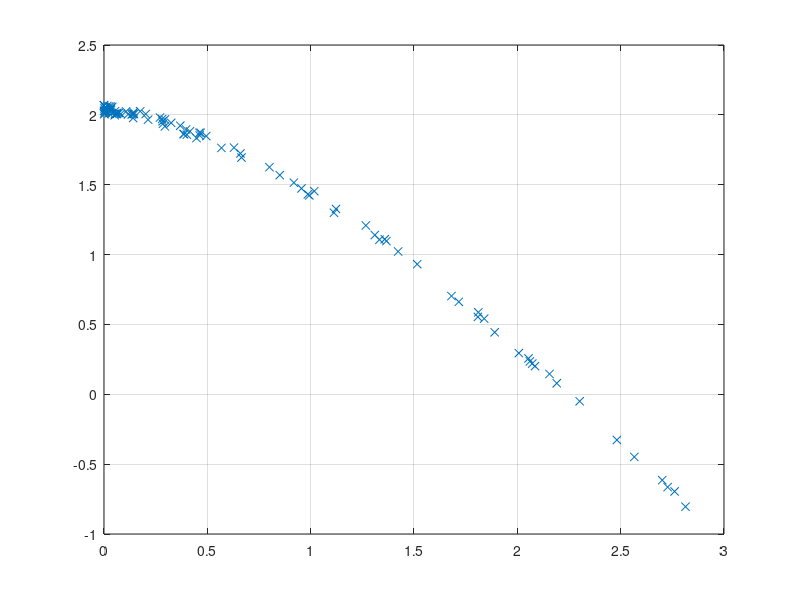

MATLAB code to generate this figure:
function Linear
    X = importdata('learning_data.txt')    
    plot(X(:,1), X(:,2), 'x'); grid on
    %Tool --> basic fitting
end